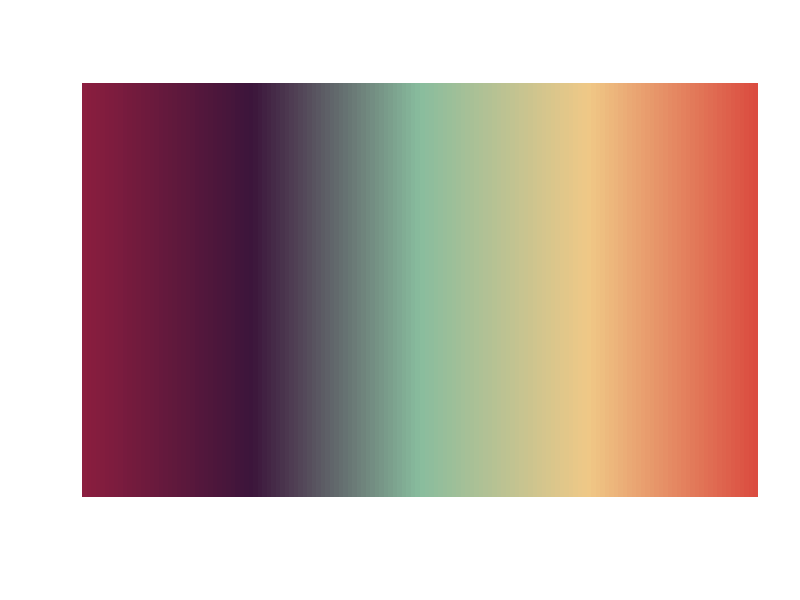
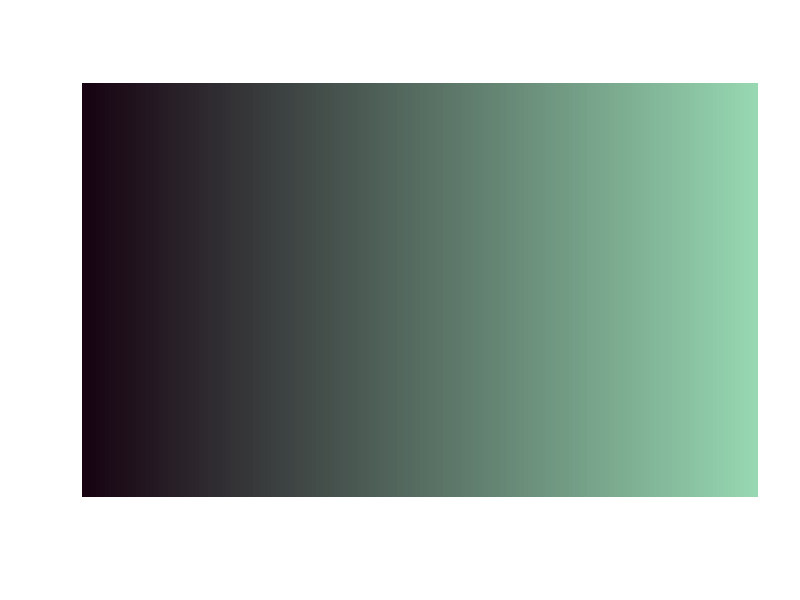

Recreate these plots in R, in order.
## ---- chunk 1
gradientMyCols <- function(imgPrint = FALSE, ...){
  # Capture colors as arguments
  colors <- list(...)
  # Check if fewer than 2 colors provided
  if(length(colors) < 2){
    stop("You must provide minimum 2 colors")}
  
  if(length(colors) > 10){ # currently limit max to 10. Will expand. Remember to scale palette_fn call  
    warning("Only 10 colors will be used. More than 10 were input")
    colors <- colors[1:10]}

  colors <- unlist(colors) # convert colors to character vector 
  # Create the color gradient
  palette_fn <- colorRampPalette(colors, bias = 1) # grDevices function 
  gradientColors <- palette_fn(150)
  # If img true, generate gradient image
  if (imgPrint) {
      # Generate 150 colors for gradient, relatively smooth
    # plot gradient w/ blank labels...
    image(1:150, 1, as.matrix(1:150), xlab = '', ylab='', col = gradientColors, useRaster = TRUE, axes = FALSE)} # end image 
    return(gradientColors)} # changed function output to be result of palette_fn call
# end function + if 
## ---- chunk 2
myGradient <- gradientMyCols(0,"#8B1E3F", "#3C153B", "#89BD9E") # no image but save gradient to var name 
gradientMyCols(1, "#8B1E3F", "#3C153B", "#89BD9E", "#F0C987", "#DB4C40") # image 
gradientMyCols(1,"#170312", "#97D8B2")
